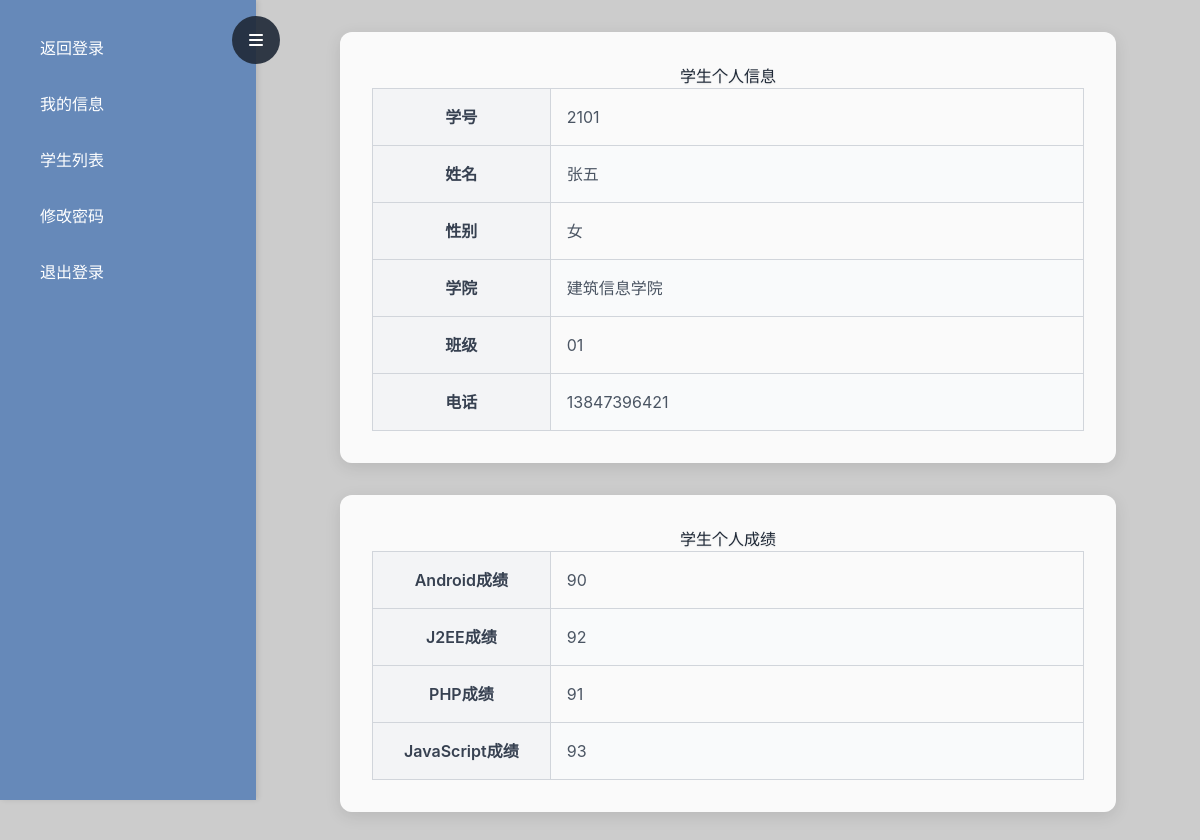
The app's page /stu/student.php (signed in) with its own data.
### tables this page shows
CREATE TABLE `studentinfo` (
  `xuehao` varchar(255) NOT NULL DEFAULT '',
  `username` varchar(255) DEFAULT NULL,
  `xueyuan` varchar(255) DEFAULT NULL,
  `sex` varchar(255) DEFAULT NULL,
  `classname` varchar(255) DEFAULT NULL,
  `phone` varchar(255) DEFAULT NULL,
  `password` varchar(255) DEFAULT NULL,
  PRIMARY KEY (`xuehao`) USING BTREE
);

CREATE TABLE `scoreinfo` (
  `xuehao` varchar(255) DEFAULT NULL,
  `username` varchar(255) DEFAULT NULL,
  `xueyuan` varchar(255) DEFAULT NULL,
  `android` varchar(255) DEFAULT NULL,
  `j2ee` varchar(255) DEFAULT NULL,
  `php` varchar(255) DEFAULT NULL,
  `javascript` varchar(255) DEFAULT NULL
);

### stu/student.php (the view, shortened to what this page needs)
<!DOCTYPE html>
<html>
<head>
    <script src="https://cdn.tailwindcss.com"></script>
    <link href="https://cdnjs.cloudflare.com/ajax/libs/font-awesome/6.7.2/css/all.min.css" rel="stylesheet">
</head>
<body class="flex">
    <?php
    include '../conn.php';
    $xuehao = $_SESSION['xuehao'];
    $sql1 = "select * from studentinfo where xuehao='$xuehao'";
    $result1 = $db->query($sql1);
    $row1 = $result1->fetch_array();
    $sql2 = "select * from scoreinfo where xuehao='$xuehao'";
    $result2 = $db->query($sql2);
    $row2 = $result2->fetch_array();
    ?>
    <div class="sidebar" id="sidebar">
        <button class="sidebar-toggle" id="sidebar-toggle">
            <i class="fa-solid fa-bars"></i>
        </button>
        <?php include 'navstu.php'; ?>
    </div>
    <div class="content" id="content">
        <div class="table-container">
            <h1>学生个人信息</h1>
            <table class="table-auto w-full border-collapse border border-gray-300">
                <tr>
                    <th class="border border-gray-300 w-1/4">学号</th>
                    <td class="border border-gray-300"><?php echo $row1['xuehao']; ?></td>
                </tr>
                <tr>
                    <th class="border border-gray-300">姓名</th>
                    <td class="border border-gray-300"><?php echo $row1['username']; ?></td>
                </tr>
                <tr>
                    <th class="border border-gray-300">性别</th>
                    <td class="border border-gray-300"><?php echo $row1['sex']; ?></td>
                </tr>
                <tr>
                    <th class="border border-gray-300">学院</th>
                    <td class="border border-gray-300"><?php echo $row1['xueyuan']; ?></td>
                </tr>
                <tr>
                    <th class="border border-gray-300">班级</th>
                    <td class="border border-gray-300"><?php echo $row1['classname']; ?></td>
                </tr>
                <tr>
                    <th class="border border-gray-300">电话</th>
                    <td class="border border-gray-300"><?php echo $row1['phone']; ?></td>
                </tr>
            </table>
        </div>
        <div class="table-container">
            <h1>学生个人成绩</h1>
            <table class="table-auto w-full border-collapse border border-gray-300">
                <tr>
                    <th class="border border-gray-300 w-1/4">Android成绩</th>
                    <td class="border border-gray-300"><?php echo $row2['android']; ?></td>
                </tr>
                <tr>
                    <th class="border border-gray-300">J2EE成绩</th>
                    <td class="border border-gray-300"><?php echo $row2['j2ee']; ?></td>
                </tr>
                <tr>
                    <th class="border border-gray-300">PHP成绩</th>
                    <td class="border border-gray-300"><?php echo $row2['php']; ?></td>
                </tr>
                <tr>
                    <th class="border border-gray-300">JavaScript成绩</th>
                    <td class="border border-gray-300"><?php echo $row2['javascript']; ?></td>
                </tr>
            </table>
        </div>
    </div>
</body>
</html>

### stu/student.php (style rules this page uses)
body { background-image: url('https://picsum.photos/1920/1080'); background-size: cover; background-position: center; background-attachment: fixed; font-family: 'Inter', sans-serif; display: flex; justify-content: center; align-items: center; }
.sidebar { background-color: rgba(91, 130, 183, 0.9); box-shadow: 2px 0 5px rgba(0, 0, 0, 0.1); padding: 1.5rem; height: 100vh; position: fixed; left: 0; top: 0; width: 16rem; display: flex; flex-direction: column; justify-content: flex-start; transition: width 0.3s ease; }
.sidebar-toggle { position: absolute; right: -1.5rem; top: 1rem; background-color: rgba(31, 41, 55, 0.9); color: white; border: none; border-radius: 50%; width: 3rem; height: 3rem; cursor: pointer; transition: transform 0.3s ease; }
.content { display: flex; flex-direction: column; justify-content: center; align-items: center; width: 70%; margin-left: 16rem; padding: 2rem; transition: margin-left 0.3s ease; }
.table-container { background-color: rgba(255, 255, 255, 0.9); border-radius: 12px; box-shadow: 0 4px 16px rgba(0, 0, 0, 0.1); transition: transform 0.3s ease; padding: 2rem; margin-bottom: 2rem; width: 100%; }
th { background-color: #f3f4f6; color: #374151; font-weight: 600; padding: 1rem; }
td { color: #4b5563; padding: 1rem; }
tr:nth-child(even) td { background-color: #f9fafb; }
h1 { color: #1f2937; text-shadow: 0 1px 2px rgba(0, 0, 0, 0.1); font-size: 2rem; font-weight: bold; margin-bottom: 1.5rem; text-align: center; }

### records on screen
studentinfo: xuehao "2101", username "张五", sex "女", xueyuan "建筑信息学院", classname "01", phone "13847396421"
scoreinfo: android "90", j2ee "92", php "91", javascript "93"
